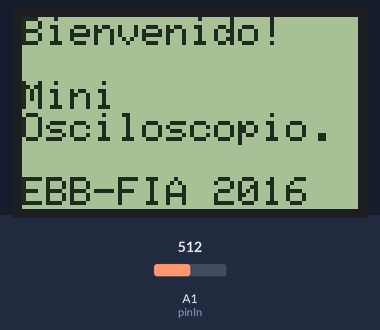
A sketch run on a simulated Arduino Uno, built with avr-gcc and run on an emulated ATmega328P. Shown: 84×48 one-colour display. Inputs (shaded band) come from the test bench; at power-on: A1 (pinIn) = 512. The display library's start-up logo is not drawn.

Above: at 2.1 s.
At 5.1 s:
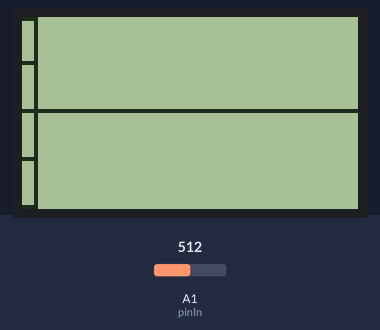
6.3 s: A1 (pinIn) set to 716
At 7.98 s:
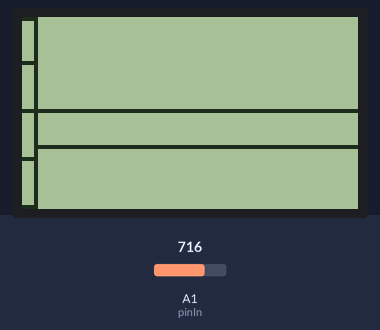
8.2 s: A1 (pinIn) set to 900
At 9.8 s:
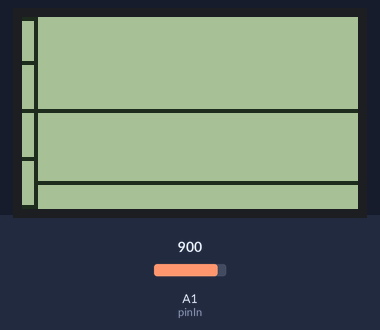
10.0 s: A1 (pinIn) set to 1023
At 12.2 s:
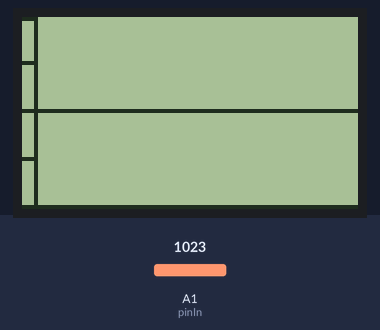
Timing chart, 0 to 13.7 s (numbered marks = the images above; inputs shaded):
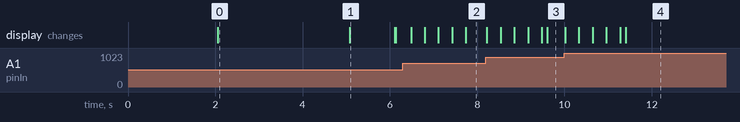

The sketch:

CR11005_20160314_OsciloscopioComentada.ino
```cpp
/*********************************************************************
Universidad de El Salvador
Facultad de Ingeniería y Arquitectura
Escuela de ingeniería Electrica
Sistemas Embebidos

Estudiante: Br. Fredy A. Cáceres Ramos
Facilitador: Msc. e Ing. Wilber Calderón
Fecha de creación de Sketch: 14-Marzo-2016
ultima modificación del Sketch: 17-Marzo-2016
*********************************************************************/

/*
 * Objetivo: Mostrar atravez de la pantalla nokia 5110 la simulación de un oscilospio con datos leidos desde un generador de señales.
 */

/*
 * Referencias:
 * http://kio4.com/arduino/32pantallanokia.htm
 * http://filear.com/?p=211
 */

#include <SPI.h>
#include <Adafruit_GFX.h>
#include <Adafruit_PCD8544.h>

// pin 7 - Serial clock out (SCLK)
// pin 6 - Serial data out (DIN)
// pin 5 - Data/Command select (D/C)
// pin 4 - LCD chip select (CS)
// pin 3 - LCD reset (RST)
Adafruit_PCD8544 display = Adafruit_PCD8544(7, 6, 5, 4, 3);

/*
 * Variables:
 */
const int pinIn = A1; //pin analogico A0 para lectura del potenciometro.
int myArreglo[81]; /* Vector que contendra los puntos graficados según coordenadas, el valor 81 sale de restaler 4 pixeles a la dimensión
                    * horizontal de la pantalla 84-4=80, 80 son los pixeles que me quedan libres para la graficar, ahora aumento a 1 ese
                    * valor para que contenga el caracter de fin de un arreglo ('/0'), ahora, le resto 4 pixeles ya que el eje vertical
                    * esta dibujado sobre el pixel numero 3, eso significa que los pixeles 0,1,2,3 no deben estar habilitados para el
                    * movimiento de la grafica. */
int yCtrl; //contador usado para recolectar y recorrer el arreglo.
int posY = 0; //lee y almacena momentaneamente el valor leido del dispositivo, antes de ser almacenado en el vector.
int i; //otro contador para recolectar y recorrer el arreglo, pero utilizado cuando la pantalla a un esta llena horizontalmente.

void setup() {
  Serial.begin(9600);

  display.begin(); //init done, inicialización de la pantalla
  display.setContrast(60); //mejor visualizción
  display.display(); //muestra el splashscreen
  delay(2000);
  display.clearDisplay(); //limpieza de pantalla

  display.println("Bienvenido!\n\nMini\nOsciloscopio.\n\nEBB-FIA 2016"); //mensaje de bienvenida
  display.display(); //imprimiendo mensaje de bienvenida
  delay(2000);
  display.clearDisplay();//limpieza de pantalla

  drawEjes(); //invocación del metodo para dibujar los ejes horizontal, vertical y las escalas en el eje vertical
  delay(1000);
}

void loop() {
  for(yCtrl=0; yCtrl<=80; yCtrl++) { /* for para recorrer, llenar la matriz, y mostrar el(los) pixel(es) en la pantalla, recorre
                                      * todo el vector, inclusive la posición donde esta contenida el caracter '/0'. */
    if(yCtrl>79) { // si se encuentra en la posición que contiene el caracter '/0'.
      movPantalla(); // llamada a la función para desplazar en uno los pixeles de la pantalla.
      yCtrl = 79; // volvemos a la posición anterior a '/0' en el arreglo.
    }
    posY = analogRead(pinIn); // lectura del valor en el pin A0
    myArreglo[yCtrl] = map(posY, 0, 1023, 0, 47); // mapearlo en escala vertical de la pantalla 0-47 (dimensión vertical de la pantalla)
    display.drawPixel(yCtrl+4, myArreglo[yCtrl], BLACK); /* dibujado de pixeles, a yCtrl se le aumenta en uno para que comience a dibujar
                                                          * desde la coordenada x=4 en el eje horizontal, y mapea en el eje vertical
                                                          * el valor contenido en la posición yCtrl dentro del arreglo. */
    display.display(); //muestra la grafica en pantalla
  }
}

/*
 * Función utilizada para trazar los ejes horizontal y vertical en la pizarrita, ademas de trazar escalas para una mejor visualización
 * y entendimiento de la grafica.
 */
void drawEjes() {
  for(yCtrl=0; yCtrl<84; yCtrl++) // dibuja el eje horizontal en pantalla
    display.drawPixel(yCtrl, 23, BLACK);
  for(yCtrl=0; yCtrl<48; yCtrl++) //eje vertical
    display.drawPixel(3, yCtrl, BLACK);
  for(yCtrl=0; yCtrl<3; yCtrl++) { //escalas dentro del eje vertical
    display.drawPixel(yCtrl, 0, BLACK); //ya que la pantalla cuenta con 48 pixeles verticalmente, dividi las escalas cada 12 pixeles
    display.drawPixel(yCtrl, 11, BLACK); //para que contenga cinco puntos de referencia, que serian 1, 0.5, 0, -0.5 y -1, por lo que
    display.drawPixel(yCtrl, 35, BLACK); //cada escala esta 12 pixeles separados entre si: 0, 11, 23, 35, 47.
    display.drawPixel(yCtrl, 47, BLACK);
  }
}

/*
 * Función usada para desplazar los pixeles 1 pixel a la derecha cuando la pantalla ya ha alcanzado la coordenada 84 en el eje horizontal.
 */
void movPantalla() {
  display.clearDisplay(); //limpia la pantalla, para comenzar a dibujar nuevamente los pixeles anteriores un pixel antes.
  drawEjes(); //dibuja nuevamente los ejes y escalas.
  for(i=0; i<=80; i++) { //recorremos el arreglo, consultando los valores que contiene.
    myArreglo[i] = myArreglo[i+1]; // desplaza los valores contenidos en la posición i+1 a la posició i, lo que genera el desplazamiento
                                   // al volver a dibujar la grafica, esto demora cierta cantidad de tiempo que pareciera no importar.
    display.drawPixel(i+4, myArreglo[i], BLACK); //re-dibujado de pixeles
  }
}
```

Measured:
- after the input at 6.3 s, the display: first changes after 0.18 s (image 2 shows a later state)
- after the input at 8.2 s, the display: first changes at once (image 3 shows a later state)
- after the input at 10.0 s, the display: first changes at once (image 4 shows a later state)
- what the display in image 0 shows lasts 3.0 s, from 2.1 s to 5.1 s
